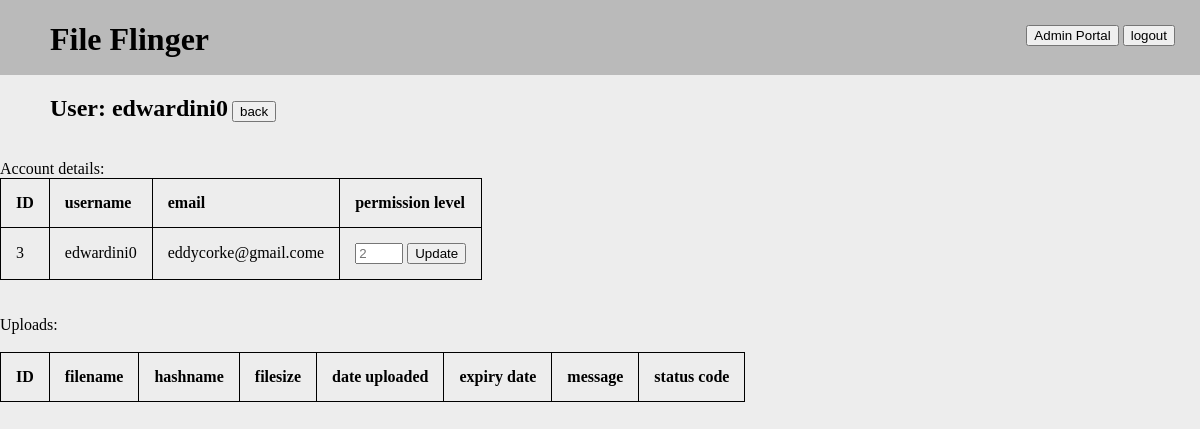
The app's page /admin_portal/users/3 (signed in) with its own data.
### serv/models.py (models this page shows, shortened)
class User(db.Model, UserMixin):
    id = db.Column(db.Integer, primary_key=True)
    username = db.Column(db.String(256), nullable=False, unique=True)
    email = db.Column(db.String(256), nullable=False)  # TODO: verify?
    password = db.Column(db.String(256), nullable=False)
    permLevel = db.Column(db.Integer, nullable=False, default=1)

### serv/admin/routes.py (the view, shortened to what this page needs)
@admin.route('/admin_portal/users/<userID>')
@login_required
def view_user_account(userID):
    if current_user.permLevel < Config.permissionLevels['admin']:
        flash("Access to the admin portal area is restricted")
        return redirect(url_for('uploads.home'))
    status = request.args.get('status')
    upload_id = request.args.get('upload_id')
    if status:
        db.session.execute("UPDATE Upload SET status = " + status + " WHERE id = " + upload_id)
        db.session.commit()
        logger.log.info('User with id {} changed the availability of upload with id {} to {}'.format(current_user.id, upload_id, status))
    permLevel = request.args.get('permLevel')
    user = db.session.execute("SELECT id, username, email, permLevel FROM User WHERE id = " + userID).fetchone()
    if user is None:
        flash("No user with ID: " + userID)
        return redirect(url_for('admin.view_users'))
    uploads = db.session.execute("SELECT id, filename, hashname, filesize, datetime, expirationDatetime, message, status FROM Upload WHERE uploaderEmail = \"" + user[2] + "\"")
    return render_template('admin/view_user_account.html', title="User Page...", userData=user, uploads=uploads)

### serv/models.py (called while the page is built)
@login_manager.user_loader
def load_user(user_id):
    return User.query.get(int(user_id))

### serv/templates/admin/view_user_account.html (shortened to what this page needs)
{% extends "template.html" %}
{% block content %}
    <h2>User: {{userData[1]}}</h2>
    <a href="{{ url_for('admin.view_users') }}"><button>back</button></a><br><br>
    Account details:
        <table>
            <th>ID</th>
            <th>username</th>
            <th>email</th>
            <th>permission level</th>
            <tr>
                <td>{{userData[0]}}</td>
                <td>{{userData[1]}}</td>
                <td>{{userData[2]}}</td>
                <td>
                    {% if current_user.id != userData[0] %}
                        <form action="">
                            <input type="number" name="permLevel" min="0" max="{{ current_user.permLevel }}" placeholder="{{userData[3]}}">
                            <input type="submit" value="Update">
                        </form>
                    {% else %}
                        {{userData[3]}}
                    {% endif %}
                </td>
            </tr>
        </table>
        <br><br>
        Uploads:<br><br>
        <table>
            <th>ID</th>
            <th>filename</th>
            <th>hashname</th>
            <th>filesize</th>
            <th>date uploaded</th>
            <th>expiry date</th>
            <th>message</th>
            <th>status code</th>
        </table>
{% endblock content %}

### serv/static/main.css (style rules this page uses)
body { background-color: #EDEDED; margin: 0px; }
a { text-decoration: none; color: #000000 }
h1, h2 { margin-left: 50px; display: inline-block; }
table { border-collapse: collapse; }
table, th, td { border: 1px solid black; }
th, td { padding: 15px; text-align: left; }

### records on screen
User: username "edwardini0", id "3", email "eddycorke@gmail.come"
User: permLevel "2"
